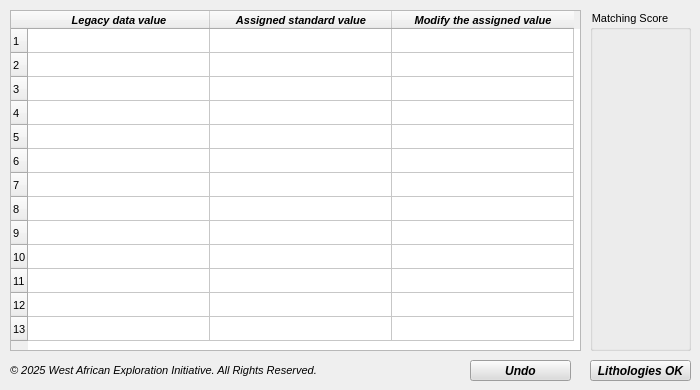
      <widget class="QWidget" name="Step3">
       <property name="layoutDirection">
        <enum>Qt::LeftToRight</enum>
       </property>
       <property name="autoFillBackground">
        <bool>false</bool>
       </property>
       <attribute name="title">
        <string>Lithology Names</string>
       </attribute>
       <widget class="QTableWidget" name="tableWidget2">
        <property name="geometry">
         <rect>
          <x>10</x>
          <y>10</y>
          <width>571</width>
          <height>341</height>
         </rect>
        </property>
        <property name="font">
         <font>
          <family>Arial</family>
          <pointsize>8</pointsize>
          <weight>50</weight>
          <italic>false</italic>
          <bold>false</bold>
         </font>
        </property>
        <property name="styleSheet">
         <string notr="true">font-family: Arial; 
font: 8pt &quot;Arial&quot;;</string>
        </property>
        <property name="lineWidth">
         <number>5</number>
        </property>
        <property name="sizeAdjustPolicy">
         <enum>QAbstractScrollArea::AdjustIgnored</enum>
        </property>
        <property name="showGrid">
         <bool>true</bool>
        </property>
        <property name="gridStyle">
         <enum>Qt::SolidLine</enum>
        </property>
        <property name="wordWrap">
         <bool>true</bool>
        </property>
        <property name="cornerButtonEnabled">
         <bool>true</bool>
        </property>
        <property name="rowCount">
         <number>13</number>
        </property>
        <property name="columnCount">
         <number>3</number>
        </property>
        <attribute name="horizontalHeaderMinimumSectionSize">
         <number>29</number>
        </attribute>
        <attribute name="horizontalHeaderDefaultSectionSize">
         <number>182</number>
        </attribute>
        <attribute name="verticalHeaderMinimumSectionSize">
         <number>19</number>
        </attribute>
        <attribute name="verticalHeaderDefaultSectionSize">
         <number>24</number>
        </attribute>
        <row/>
        <row/>
        <row/>
        <row/>
        <row/>
        <row/>
        <row/>
        <row/>
        <row/>
        <row/>
        <row/>
        <row/>
        <row/>
        <column>
         <property name="text">
          <string>Legacy data value</string>
         </property>
         <property name="font">
          <font>
           <family>Arial</family>
           <weight>75</weight>
           <italic>true</italic>
           <bold>true</bold>
          </font>
         </property>
        </column>
        <column>
         <property name="text">
          <string>Assigned standard value</string>
         </property>
         <property name="font">
          <font>
           <family>Arial</family>
           <weight>75</weight>
           <italic>true</italic>
           <bold>true</bold>
          </font>
         </property>
        </column>
        <column>
         <property name="text">
          <string>Modify the assigned value</string>
         </property>
         <property name="font">
          <font>
           <family>Arial</family>
           <weight>75</weight>
           <italic>true</italic>
           <bold>true</bold>
          </font>
         </property>
        </column>
       </widget>
       <widget class="QPushButton" name="pushButton_10">
        <property name="geometry">
         <rect>
          <x>590</x>
          <y>360</y>
          <width>101</width>
          <height>21</height>
         </rect>
        </property>
        <property name="styleSheet">
         <string notr="true">background-color: rgb(220, 220, 220);
font-weight: bold;
font-style: italic;
font-family: Arial; 
font-size: 12px;</string>
        </property>
        <property name="text">
         <string>Lithologies OK</string>
        </property>
       </widget>
       <widget class="QPushButton" name="pushButton_12">
        <property name="geometry">
         <rect>
          <x>470</x>
          <y>360</y>
          <width>101</width>
          <height>21</height>
         </rect>
        </property>
        <property name="styleSheet">
         <string notr="true">background-color: rgb(220, 220, 220);
font-weight: bold;
font-style: italic;
font-family: Arial; 
font-size: 12px;</string>
        </property>
        <property name="text">
         <string>Undo</string>
        </property>
       </widget>
       <widget class="QGroupBox" name="legendbox">
        <property name="geometry">
         <rect>
          <x>590</x>
          <y>10</y>
          <width>101</width>
          <height>341</height>
         </rect>
        </property>
        <property name="font">
         <font>
          <family>Arial</family>
          <pointsize>8</pointsize>
         </font>
        </property>
        <property name="styleSheet">
         <string notr="true">font-family: Arial; 
font-size: 8pt;</string>
        </property>
        <property name="title">
         <string>Matching Score</string>
        </property>
       </widget>
       <widget class="QLabel" name="label_38">
        <property name="geometry">
         <rect>
          <x>10</x>
          <y>360</y>
          <width>311</width>
          <height>21</height>
         </rect>
        </property>
        <property name="styleSheet">
         <string notr="true"> font-family: Arial; 
font-size: 11px;
font-style: italic;</string>
        </property>
        <property name="text">
         <string>© 2025 West African Exploration Initiative. All Rights Reserved.</string>
        </property>
        <property name="alignment">
         <set>Qt::AlignLeading|Qt::AlignLeft|Qt::AlignVCenter</set>
        </property>
       </widget>
      </widget>
